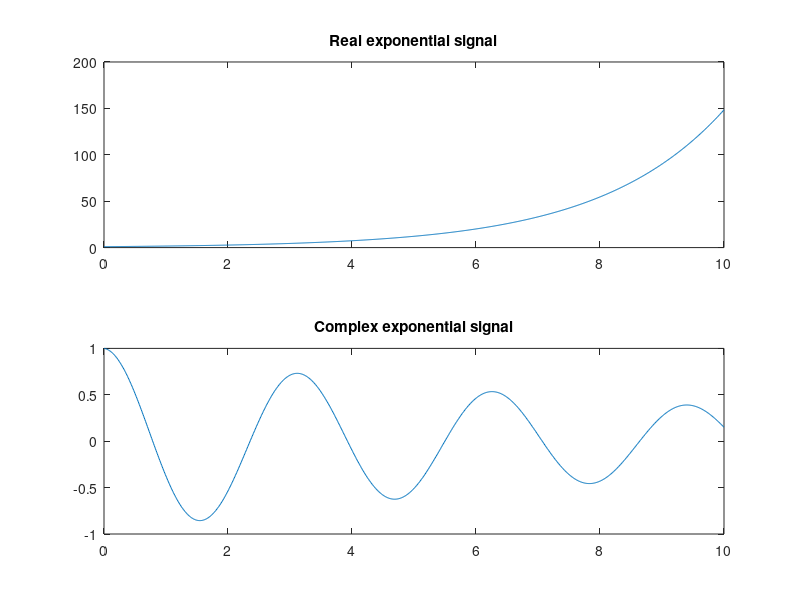

MATLAB code for this plot:

t=0:.01:10;
a=1;
alfa=.5;

s=a*exp(alfa*t);
subplot(211);
plot(t,s);
title('Real exponential signal');

t2=0:.01:10;
alfa=-0.1-2j;
s2=a*exp(alfa*t);
subplot(212);
plot(t2,s2 );
title('Complex exponential signal');